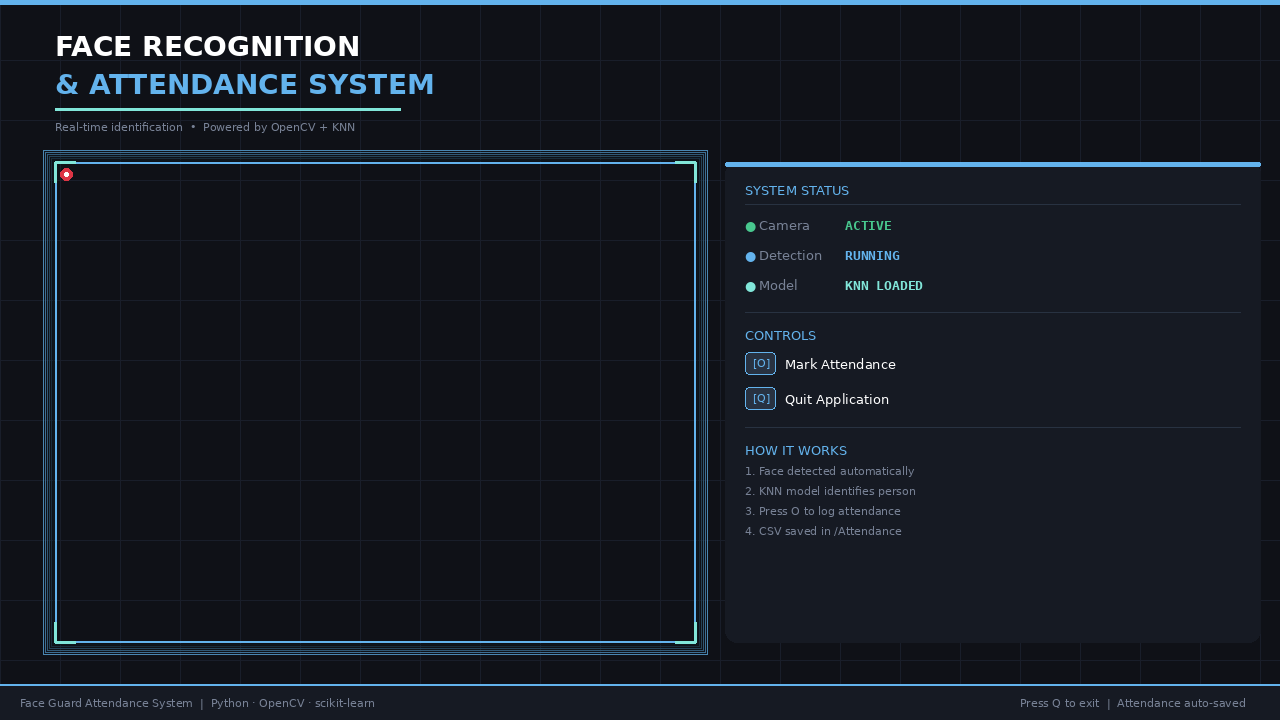
#> input picture background.png, 1280 x 720 px
$ python test.py
#> lines starting #> are read from the running program, lines starting #| are printed output that depends on the picture; after the words box and inside, x2 and y2 are one past the last pixel; in counts of white or black regions, pixels touching at a corner belong together
from pathlib import Path
import csv
import os
import pickle
import time
from datetime import datetime

import cv2
import numpy as np
from sklearn.neighbors import KNeighborsClassifier
from win32com.client import Dispatch


ROOT = Path(__file__).resolve().parent
DATA_DIR = ROOT / "data"
ATTENDANCE_DIR = ROOT / "Attendance"
CASCADE_FILE = DATA_DIR / "haarcascade_frontalface_default.xml"
FACES_FILE = DATA_DIR / "faces_data.pkl"
NAMES_FILE = DATA_DIR / "names.pkl"


def speak(text: str) -> None:
    voice = Dispatch("SAPI.SpVoice")
    voice.Speak(text)


def main() -> None:
    ATTENDANCE_DIR.mkdir(parents=True, exist_ok=True)

    video = cv2.VideoCapture(0)
    if not video.isOpened():
        raise RuntimeError("Could not open webcam.")

    facedetect = cv2.CascadeClassifier(str(CASCADE_FILE))
    if facedetect.empty():
        raise RuntimeError(f"Could not load cascade file: {CASCADE_FILE}")

    with open(NAMES_FILE, 'rb') as w:
#> (reads data/names.pkl from the repository)
        labels = pickle.load(w)
    with open(FACES_FILE, 'rb') as f:
#> (reads data/faces_data.pkl from the repository)
        faces = pickle.load(f)

    faces = np.asarray(faces)
    labels = list(labels)

    print('Shape of Faces matrix --> ', faces.shape)

    knn = KNeighborsClassifier(n_neighbors=5)
    knn.fit(faces, labels)

    img_background = cv2.imread(str(ROOT / "background.png"))
#> img_background is the input picture: shape (720, 1280, 3); mean B, G, R 35.2, 26.7, 21.4
    if img_background is None:
        raise RuntimeError("Could not load background.png")

    col_names = ['NAME', 'TIME']
    attendance = None

    while True:
        ret, frame = video.read()
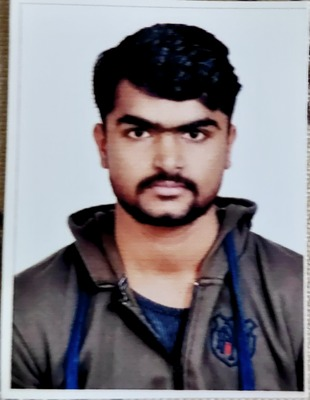
#> input picture Images/1.jpg, 310 x 400 px, given in place of the camera
#> frame is the input picture: shape (400, 310, 3); mean B, G, R 133.6, 127.8, 131.4
        if not ret:
            continue

        gray = cv2.cvtColor(frame, cv2.COLOR_BGR2GRAY)
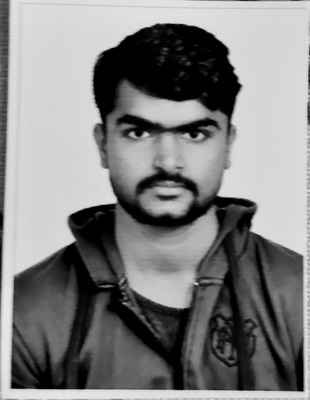
#> gray: shape (400, 310); min 0, max 233, mean 129.5
        faces_found = facedetect.detectMultiScale(gray, 1.3, 5)
#> faces_found = [[87, 70, 159, 159]]

        ts = time.time()
        date = datetime.fromtimestamp(ts).strftime("%d-%m-%Y")
        timestamp = datetime.fromtimestamp(ts).strftime("%H:%M-%S")
        attendance_file = ATTENDANCE_DIR / f"Attendance_{date}.csv"
        exist = attendance_file.is_file()

        for (x, y, w, h) in faces_found:
            crop_img = frame[y:y + h, x:x + w, :]
            resized_img = cv2.resize(crop_img, (50, 50)).flatten().reshape(1, -1)
            output = knn.predict(resized_img)

            cv2.rectangle(frame, (x, y), (x + w, y + h), (0, 0, 255), 1)
            cv2.rectangle(frame, (x, y), (x + w, y + h), (50, 50, 255), 2)
            cv2.rectangle(frame, (x, y - 40), (x + w, y), (50, 50, 255), -1)
            cv2.putText(frame, str(output[0]), (x, y - 15),
                        cv2.FONT_HERSHEY_COMPLEX, 1, (255, 255, 255), 1)
            attendance = [str(output[0]), str(timestamp)]
#> this loop made 1 pass
#> (x, y, w, h, attendance) on pass 1: (87, 70, 159, 159, ['Rahul', '12:40-51'])
#> pass 1, in main, `crop_img = frame[y:y + h, x:x + w, :]`:
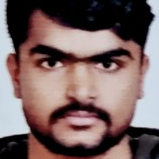
#> crop_img: shape (159, 159, 3); mean B, G, R 97.7, 98.8, 119.8
#> after the loop:
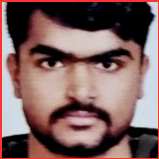
#> crop_img: shape (159, 159, 3); 3.74% of pixels changed, all inside (x1, y1, x2, y2) = (0, 0, 159, 159)
#> after the loop:
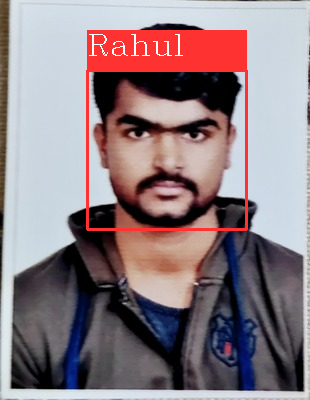
#> frame: shape (400, 310, 3); 6.57% of pixels changed, all inside (x1, y1, x2, y2) = (86, 30, 248, 231)

#> (the run stopped early here; a loop or call above may not have finished)
